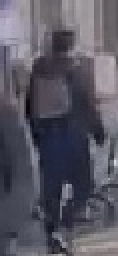
#> input picture Siltest/2ORG.jpg, 59 x 128 px (shown 2 times larger)
$ python silextract.py
#> lines starting #> are read from the running program, lines starting #| are printed output that depends on the picture; after the words box and inside, x2 and y2 are one past the last pixel; in counts of white or black regions, pixels touching at a corner belong together
from sklearn.cluster import MiniBatchKMeans  #提升聚类速度
from imfillCanny import IMFILL
import numpy as np
import cv2
import time

class SILEXTRACT(object):
    def __init__(self,BGin,BGout):
        self.BGin = BGin
        self.BGout = BGout
        self.H = 128
        self.W = 88

    def uniformIMG(self,img):
        Oh = img.shape[0]
        Ow = img.shape[1]
        # 调用cv2.resize 函数 resize 图片
        _w = int(Ow * self.H/Oh)
        # 最近邻插值可以有效防范边缘模糊
        new_img = cv2.resize(img, (_w, self.H), interpolation=cv2.INTER_NEAREST)

        return _w, self.H, new_img

    def prepareIMG(self,gray_img,KNNimg, seg_img):
        org_shape0 = KNNimg.shape[0]
        org_shape1 = KNNimg.shape[1]

        # 处理实例分割图像 若为两轮廓则去掉外侧轮廓
        _, seg_img = cv2.threshold(seg_img, 127, 255, cv2.THRESH_BINARY)
        conv_kernel = cv2.getStructuringElement(cv2.MORPH_RECT,(3, 3))
        img = cv2.erode(seg_img, conv_kernel)  # 腐蚀
        SEGimg = self.RESERVE_MAX_CONTOUR(img)
        SEGimg = SEGimg/255

        BGin = cv2.resize(self.BGin, [org_shape1, org_shape0], interpolation=cv2.INTER_CUBIC)
        _, BGin = cv2.threshold(BGin, 127, 1, cv2.THRESH_BINARY)
        BGout = cv2.resize(self.BGout, [org_shape1, org_shape0], interpolation=cv2.INTER_CUBIC)
        _, BGout = cv2.threshold(BGout, 127, 1, cv2.THRESH_BINARY)

        sum = np.sum(SEGimg, axis=0)  # 对每列求和，判断白色区域是否贴近边缘
        if sum[0]>10 or sum[-1]>10:
            newBGin = BGin*SEGimg
            newBGout = (1-SEGimg) + (1-BGout)
        else:
            newBGin = SEGimg
            newBGout = (1-SEGimg) + (1-BGout)
        newBGin[newBGin>0] = 1
        newBGout[newBGout>0] = 1
        newBGout = 1- newBGout

        # 绝对人体外侧图
        newBGout_out = 1-newBGout
        # 绝对人体内侧图
        newBGin_in = newBGin
        newBGin_out = 1-newBGin_in
        # 对knn进行内部填充
        _ = IMFILL(newBGin_in)
        CannyBG = _.BGjoin(gray_img, KNNimg)

        # 真正的背景外侧分割应该是 WH外侧+填充图黑色区域-WH2内侧
        BG = (newBGout_out + CannyBG) * newBGin_out
        _, BG = cv2.threshold(BG, 0.5, 1, cv2.THRESH_BINARY)
        _BG_out = BG.reshape(-1)

        return _BG_out, newBGin_in  # 背景分割外侧，绝对人体内侧

    # [62 lines left out: functions SELECT_DEL_COLOR, COLOR_DEL, COLOR_DEL2, not called in this run]

    def RESERVE_MAX_CONTOUR(self, img):  # 仅保留最大轮廓
        contours, _ = cv2.findContours(img.astype(np.uint8), cv2.RETR_TREE, cv2.CHAIN_APPROX_SIMPLE)
        num_cpoint = [x.shape[0] for x in contours]
        cmax = max(num_cpoint)
        id_cmax = num_cpoint.index(cmax)
        cv_contour = contours[id_cmax]
        NEWimg = np.zeros(img.shape)
        cv2.fillPoly(NEWimg, [cv_contour], (255, 255, 255))
        return NEWimg

    # [48 lines left out: functions RESERVE_CONTOUR_AREA, CREATE_NEW_IMG, CREATE_NEW_IMG2, FIX_BG, not called in this run]

    def silextract(self, org_img, knn_img, seg_img):
        # 统一图像尺寸，高为128
        width,height,org_img = self.uniformIMG(org_img)
        width,height,knn_img = self.uniformIMG(knn_img)
        width,height,seg_img = self.uniformIMG(seg_img)

        # 数据准备，背景分割外侧，绝对人体内侧
        gray_img = cv2.cvtColor(org_img, cv2.COLOR_BGR2GRAY)
        bgOut, humanIn = self.prepareIMG(gray_img,knn_img,seg_img)

        #颜色聚类
        data = org_img.reshape(-1, 3)
        colors_use = 16
        km = MiniBatchKMeans(colors_use, batch_size=256)
        km.fit(data)
        color_map = km.predict(data)
        # new_data = km.cluster_centers_[km.predict(data)]

        # 第一次结果，图像按横向切割，分成1条
        first_cut_num = 1
        INcolor_thresh1 = 0.04
        _first_result = self.CREATE_NEW_IMG(first_cut_num, bgOut, humanIn, color_map, colors_use, INcolor_thresh1)
        first_result = self.FIX_BG(_first_result)  # 叠加最大轮廓填补空洞

        # 第一次结果取最大边框可以作为第二次的背景
        second_BGin = first_result

        # 第二次结果，图像按横向切割，分成8条
        second_BGin = second_BGin/255

        second_cut_num = 16
        INcolor_thresh2 = 0.04
        _second_result = self.CREATE_NEW_IMG(second_cut_num, bgOut, second_BGin, color_map, colors_use, INcolor_thresh2)
        second_result = self.FIX_BG(_second_result)  # 叠加最大轮廓填补空洞

        # 第三次筛选
        third_BGin = first_result/255 + second_result/255
        third_BGin[third_BGin>0] = 1
        third_BGout = 1-third_BGin

        # 灰度图粗暴分层,颜色聚类太耗时
        gap = 16
        max = 255//gap
        gray_map = np.zeros(gray_img.shape)
        for i in range(max):
            gray_map[gray_img>i*gap] = i
        gray_map[gray_img<=gap] = max
        third_map = (gray_map * third_BGin).astype(np.uint8)

        third_cut_num = 16
        INcolor_thresh3 = 0.04
        # 此处将黑色背景作为颜色类别0，所以颜色类别数要+1
        _third_result = self.CREATE_NEW_IMG2(third_cut_num, third_BGout, third_BGin, third_map, max+1, INcolor_thresh3)
        third_result = self.FIX_BG(_third_result)  # 叠加最大轮廓填补空洞

        # 第2/3次筛选结果叠加作为最终效果
        final = second_result/255 + third_result/255
        final[final>0] = 255

        cv2.imwrite(r'Siltest/OUT1.jpg', first_result)
        cv2.imwrite(r'Siltest/OUT2.jpg', second_result)
        cv2.imwrite(r'Siltest/OUT3.jpg', third_result)

        return final


if __name__ == "__main__":
    org_img = cv2.imread(r"Siltest/2ORG.jpg", 1)
#> org_img is the input picture: shape (128, 59, 3); mean B, G, R 98.1, 86.7, 88.7
    knn_img = cv2.imread(r'Siltest/2KNN.jpg', 0)
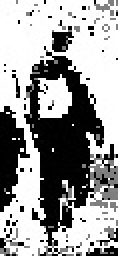
#> input picture Siltest/2KNN.jpg, 59 x 128 px (shown 2 times larger)
#> knn_img is the input picture: shape (128, 59); min 0, max 255, mean 155
    seg_img = cv2.imread(r"Siltest/2SEG.jpg", 0)
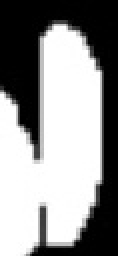
#> input picture Siltest/2SEG.jpg, 59 x 128 px (shown 2 times larger)
#> seg_img is the input picture: shape (128, 59); min 0, max 255, mean 144.6
    BGin = cv2.imread(r"Siltest/BGin.jpg", 0)
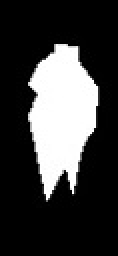
#> input picture Siltest/BGin.jpg, 59 x 128 px (shown 2 times larger)
#> BGin is the input picture: shape (128, 59); min 0, max 255, mean 60.5
    BGout = cv2.imread(r"Siltest/BGout.jpg", 0)  # 绝对人体区域分割
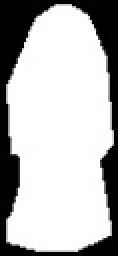
#> input picture Siltest/BGout.jpg, 59 x 128 px (shown 2 times larger)
#> BGout is the input picture: shape (128, 59); min 0, max 255, mean 183.2

    t1 = time.time()
    _ = SILEXTRACT(BGin, BGout)
    fin_img = _.silextract(org_img, knn_img, seg_img)
#> in silextract, `width,height,org_img = self.uniformIMG(org_img)`: width = 59; height = 128
#> in prepareIMG, `_, seg_img = cv2.threshold(seg_img, 127, 255, cv2.THRESH_BINARY)`:
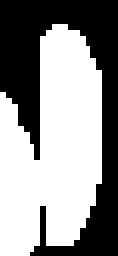
#> seg_img: shape (128, 59) (shown 2 times larger); 56.8% white; 1 black region, box (x1, y1, x2, y2) and area: (0, 0, 59, 128) 3264
#> in prepareIMG, `img = cv2.erode(seg_img, conv_kernel)`:
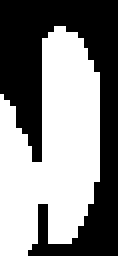
#> img: shape (128, 59) (shown 2 times larger); 52.2% white; 1 black region
#> in RESERVE_MAX_CONTOUR, `contours, _ = cv2.findContours(img.astype(np.uint8), cv2.RETR_TREE, cv..`: contours = 1 contour; box (x1, y1, x2, y2) and area: (0, 13, 50, 128) 3738
#> in RESERVE_MAX_CONTOUR, `num_cpoint = [x.shape[0] for x in contours]`: num_cpoint = [73]
#> in RESERVE_MAX_CONTOUR, `cmax = max(num_cpoint)`: cmax = 73
#> in RESERVE_MAX_CONTOUR, `id_cmax = num_cpoint.index(cmax)`: id_cmax = 0
#> in RESERVE_MAX_CONTOUR, `cv_contour = contours[id_cmax]`: cv_contour = contour of 73 points, box (x1, y1, x2, y2) (0, 13, 50, 128), area 3738
#> in RESERVE_MAX_CONTOUR, `cv2.fillPoly(NEWimg, [cv_contour], (255, 255, 255))`: NEWimg: shape (128, 59) float64; 52.2% white; 1 black region, box (x1, y1, x2, y2) and area: (0, 0, 59, 128) 3608
#> in prepareIMG, `_, BGin = cv2.threshold(BGin, 127, 1, cv2.THRESH_BINARY)`: BGin: shape (128, 59); values 0 (black) and 1 (white), 23.6% white; 1 white region, box (x1, y1, x2, y2) and area: (14, 22, 49, 100) 1779
#> in prepareIMG, `_, BGout = cv2.threshold(BGout, 127, 1, cv2.THRESH_BINARY)`: BGout: shape (128, 59); values 0 (black) and 1 (white), 72.2% white; 1 black region, box (x1, y1, x2, y2) and area: (0, 0, 59, 128) 2098
#> in prepareIMG, `sum = np.sum(SEGimg, axis=0)`: sum = 59 values, max 109 at index 27, min 0 at index 50, mean 66.85
#> in prepareIMG, `newBGin = BGin*SEGimg`: newBGin: shape (128, 59) float64; values 0 (black) and 1 (white), 20.5% white; 1 white region, box (x1, y1, x2, y2) and area: (19, 22, 49, 100) 1551
#> in prepareIMG, `newBGout[newBGout>0] = 1`:
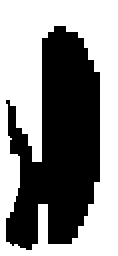
#> newBGout: shape (128, 59) float64 (shown 2 times larger); values 0 (black) and 1 (white), 54.6% white; 1 black region, box (x1, y1, x2, y2) and area: (3, 13, 50, 125) 3429
#> (the run stopped early here; a loop or call above may not have finished)
